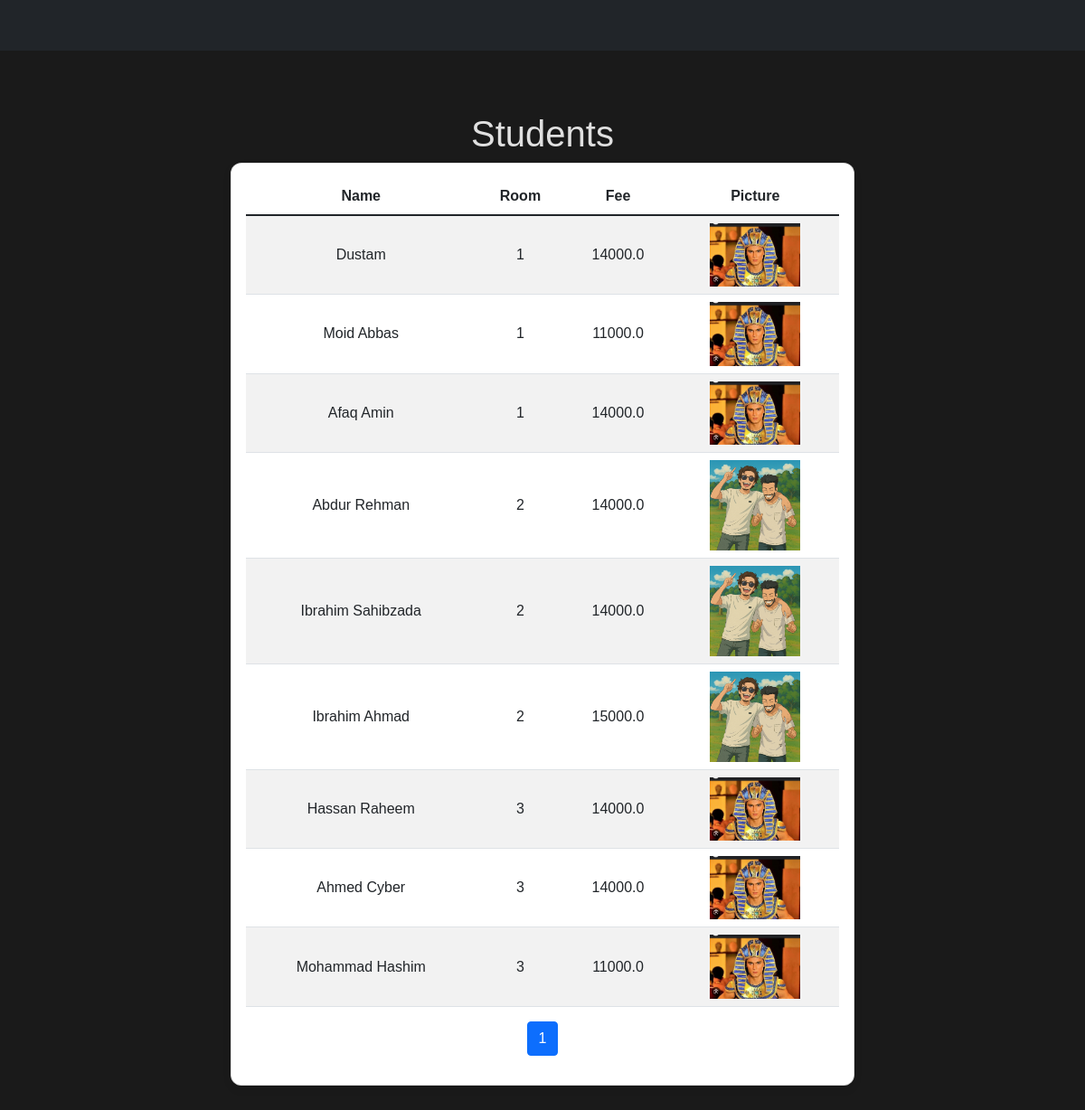
/students (signed in), run on the app's committed database.
### models.py (models this page shows, shortened)
class Student(db.Model):
    id = db.Column(db.Integer, primary_key=True)
    name = db.Column(db.String(100), nullable=False)
    fee = db.Column(db.Float, nullable=False)
    room_id = db.Column(db.Integer, db.ForeignKey('room.id'), nullable=False)
    picture = db.Column(db.String(100))
    status = db.Column(db.String(20), default='active')  # active, inactive, graduated
    enrollment_date = db.Column(db.DateTime, default=datetime.utcnow)
    last_fee_payment = db.Column(db.DateTime)
    room = relationship('Room', back_populates='students')
    fee_records = relationship('FeeRecord', back_populates='student')

class Room(db.Model):
    id = db.Column(db.Integer, primary_key=True)
    room_number = db.Column(db.Integer, unique=True, nullable=False)
    students = relationship('Student', back_populates='room')

### app.py (the view)
@app.route('/students')
@login_required
def students():
    page = request.args.get('page', 1, type=int)  # Get current page number, default is 1
    per_page = 10  # Number of students per page
    paginated_students = Student.query.paginate(page=page, per_page=per_page)
    return render_template('students.html', students=paginated_students)

### app.py (called while the page is built)
@login_manager.user_loader
def load_user(user_id):
    return Admin.query.get(int(user_id))

### templates/students.html (shortened to what this page needs)
{% extends 'base.html' %}
{% block content %}
<h1 class="text-center">Students</h1>
<div class="d-flex justify-content-center">
    <div class="card w-75">
        <div class="card-body">
            <table class="table table-striped">
                <thead>
                    <tr>
                        <th>Name</th>
                        <th>Room</th>
                        <th>Fee</th>
                        <th>Picture</th>
                    </tr>
                </thead>
                <tbody>
                    {% for student in students.items %}
                    <tr>
                        <td>{{ student.name }}</td>
                        <td>{{ student.room.room_number }}</td>
                        <td>{{ student.fee }}</td>
                        <td><img src="{{ url_for('static', filename='uploads/' ~ student.picture) }}" alt="Student Picture" width="100"></td>
                    </tr>
                    {% endfor %}
                </tbody>
            </table>
            <nav aria-label="Page navigation">
                <ul class="pagination justify-content-center">
                    {% for page_num in range(1, students.pages + 1) %}
                        <li class="page-item {% if page_num == students.page %}active{% endif %}">
                            <a class="page-link" href="{{ url_for('students', page=page_num) }}">{{ page_num }}</a>
                        </li>
                    {% endfor %}
                </ul>
            </nav>
        </div>
    </div>
</div>
{% endblock %}

### static/style.css (style rules this page uses)
body { font-family: Arial, sans-serif; background-color: #1a1a1a; color: white; margin: 0; padding: 0; }
h1, h2, h3, h4, h5, h6 { color: #e0e0e0; }
.card { box-shadow: 0 4px 8px rgba(0, 0, 0, 0.1); border-radius: 12px; color: black !important; }
.table th, .table td { vertical-align: middle; text-align: center; }
.card-body, .card-title, .form-label, input { color: rgb(239, 239, 239) !important; }

### data on the page
Student: name "Dustam", room.room_number "1", fee "14000.0", picture (picture)
Student: name "Moid Abbas", room.room_number "1", fee "11000.0", picture (picture)
Student: name "Afaq Amin", room.room_number "1", fee "14000.0", picture (picture)
Student: name "Abdur Rehman", room.room_number "2", fee "14000.0", picture (picture)
Student: name "Ibrahim Sahibzada", room.room_number "2", fee "14000.0", picture (picture)
Student: name "Ibrahim Ahmad", room.room_number "2", fee "15000.0", picture (picture)
Student: name "Hassan Raheem", room.room_number "3", fee "14000.0", picture (picture)
Student: name "Ahmed Cyber", room.room_number "3", fee "14000.0", picture (picture)
Student: name "Mohammad Hashim", room.room_number "3", fee "11000.0", picture (picture)

### other printed values
{{ page_num }} "1"
